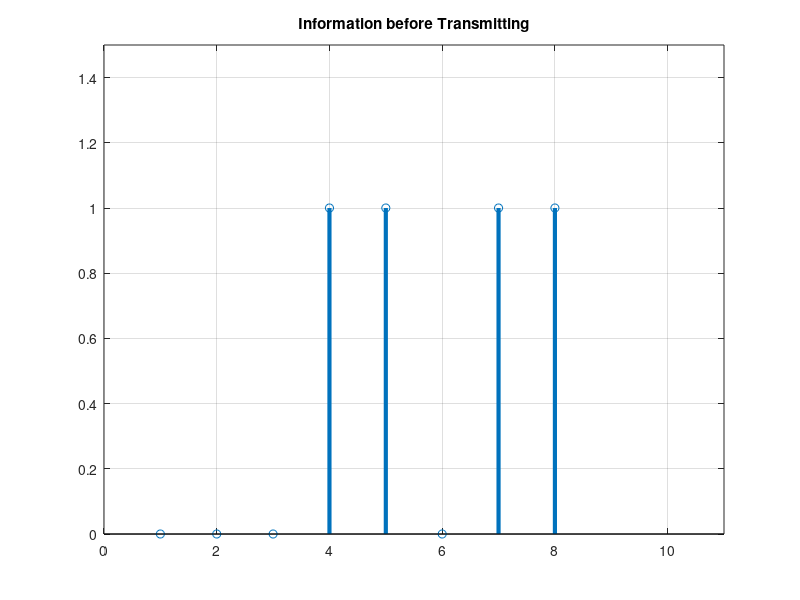
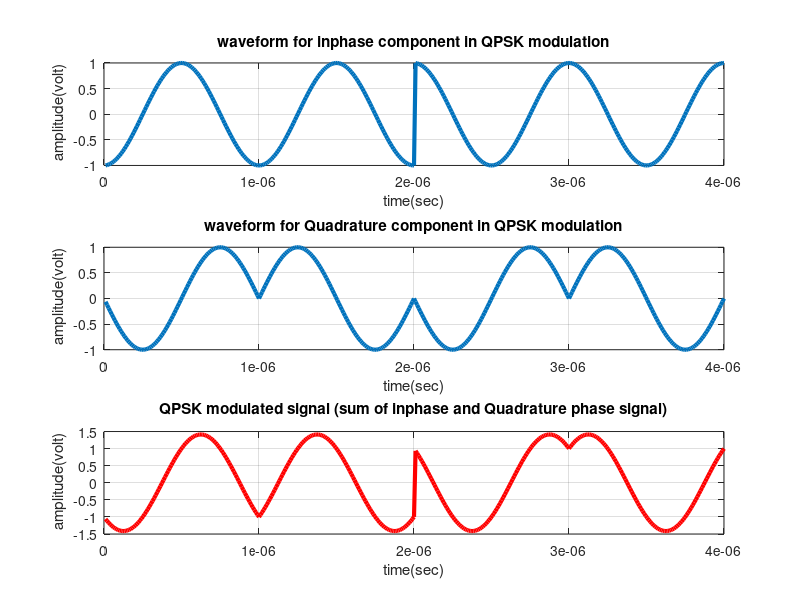
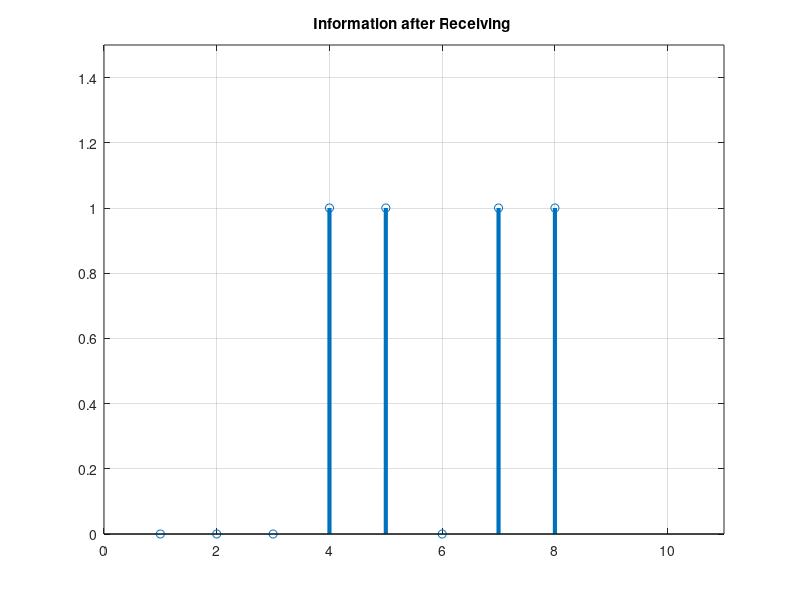

Reproduce these figures in MATLAB, in order.
clc;
clear all;
close all;
data=[0 0 0 1 1 0 1 1]; % information

%Number_of_bit=1024;
%data=randint(Number_of_bit,1);

figure(1)
stem(data, 'linewidth',3), grid on;
title(' Information before Transmitting ');
axis([ 0 11 0 1.5]);

data_NZR=2*data-1; % Data Represented at NZR form for QPSK modulation (Non Return to zero form)
s_p_data=reshape(data_NZR,2,length(data)/2);  % S/P convertion of data


br=10.^6; %Let us transmission bit rate  1000000
f=br; % minimum carrier frequency
T=1/br; % bit duration
t=T/99:T/99:T; % Time vector for one bit information



% QPSK modulation
y=[ ];
y_in=[ ];
y_qd=[ ];
for(i=1:length(data)/2)
    y1=s_p_data(1,i)*cos(2*pi*f*t); % inphase component
    y2=s_p_data(2,i)*sin(2*pi*f*t) ;% Quadrature component
    y_in=[y_in y1]; % inphase signal vector
    y_qd=[y_qd y2]; %quadrature signal vector
    y=[y y1+y2]; % modulated signal vector
end
Tx_sig=y; % transmitting signal after modulation
tt=T/99:T/99:(T*length(data))/2;

figure(2)


subplot(3,1,1);
plot(tt,y_in,'linewidth',3), grid on;
title(' waveform for inphase component in QPSK modulation ');
xlabel('time(sec)');
ylabel(' amplitude(volt)');

subplot(3,1,2);
plot(tt,y_qd,'linewidth',3), grid on;
title(' waveform for Quadrature component in QPSK modulation ');
xlabel('time(sec)');
ylabel(' amplitude(volt)');


subplot(3,1,3);
plot(tt,Tx_sig,'r','linewidth',3), grid on;
title('QPSK modulated signal (sum of inphase and Quadrature phase signal)');
xlabel('time(sec)');
ylabel(' amplitude(volt)');




%QPSK demodulation 
Rx_data=[ ];
Rx_sig=Tx_sig; % Received signal
for(i=1:1:length(data)/2)

    % inphase coherent detector
    Z_in=Rx_sig((i-1)*length(t)+1:i*length(t)).*cos(2*pi*f*t); 
    % above line indicates multiplication of received & inphase carred signal
    
    Z_in_intg=(trapz(t,Z_in))*(2/T);% integration using trapizodial rule
    if(Z_in_intg>0) % Decision Maker
        Rx_in_data=1;
    else
       Rx_in_data=0; 
    end
    
    %Quadrature coherent dector 
    Z_qd=Rx_sig((i-1)*length(t)+1:i*length(t)).*sin(2*pi*f*t);
    %above line indicates multiplication of received & Quadrature phase carred signal
    
    Z_qd_intg=(trapz(t,Z_qd))*(2/T);%integration using trapizodial rule
        if (Z_qd_intg>0)% Decision Maker
        Rx_qd_data=1;
        else
       Rx_qd_data=0; 
        end
        
        
        Rx_data=[Rx_data  Rx_in_data  Rx_qd_data]; % Received Data vector
end


figure(3)
stem(Rx_data,'linewidth',3) 
title('Information after Receiving ');
axis([ 0 11 0 1.5]), grid on;
